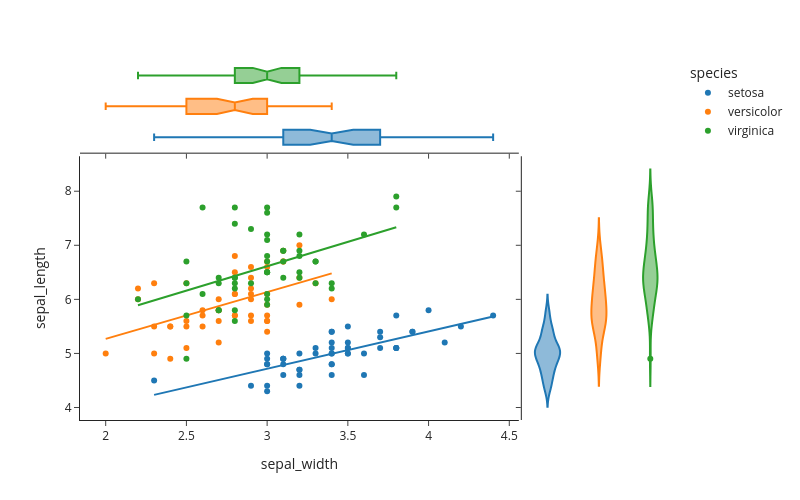

Write notebook code for a chart like this one.
### Code cell
df = px.data.iris()

fig = px.scatter(
    df,
    x="sepal_width",
    y="sepal_length",
    color="species",
    marginal_y="violin",
    marginal_x="box",
    trendline="ols",
    template="simple_white"
)

fig.show()

### Figure 1 — Plotly figure (JSON) as saved in the notebook; plotly's stock layout.template omitted (floating-point values rounded to 4 significant figures)
{"data": [{"hovertemplate": "species=setosa<br>sepal_width=%{x}<br>sepal_length=%{y}<extra></extra>", "legendgroup": "setosa", "marker": {"color": "#1F77B4", "symbol": "circle"}, "mode": "markers", "name": "setosa", "orientation": "v", "showlegend": true, "type": "scatter", "x": [3.5, 3.0, 3.2, 3.1, 3.6, 3.9, 3.4, 3.4, 2.9, 3.1, 3.7, 3.4, 3.0, 3.0, 4.0, 4.4, 3.9, 3.5, 3.8, 3.8, 3.4, 3.7, 3.6, 3.3, 3.4, 3.0, 3.4, 3.5, 3.4, 3.2, 3.1, 3.4, 4.1, 4.2, 3.1, 3.2, 3.5, 3.1, 3.0, 3.4, 3.5, 2.3, 3.2, 3.5, 3.8, 3.0, 3.8, 3.2, 3.7, 3.3], "xaxis": "x", "y": [5.1, 4.9, 4.7, 4.6, 5.0, 5.4, 4.6, 5.0, 4.4, 4.9, 5.4, 4.8, 4.8, 4.3, 5.8, 5.7, 5.4, 5.1, 5.7, 5.1, 5.4, 5.1, 4.6, 5.1, 4.8, 5.0, 5.0, 5.2, 5.2, 4.7, 4.8, 5.4, 5.2, 5.5, 4.9, 5.0, 5.5, 4.9, 4.4, 5.1, 5.0, 4.5, 4.4, 5.0, 5.1, 4.8, 5.1, 4.6, 5.3, 5.0], "yaxis": "y"}, {"alignmentgroup": "True", "hovertemplate": "species=setosa<br>sepal_width=%{x}<extra></extra>", "legendgroup": "setosa", "marker": {"color": "#1F77B4", "symbol": "circle"}, "name": "setosa", "notched": true, "offsetgroup": "setosa", "showlegend": false, "type": "box", "x": [3.5, 3.0, 3.2, 3.1, 3.6, 3.9, 3.4, 3.4, 2.9, 3.1, 3.7, 3.4, 3.0, 3.0, 4.0, 4.4, 3.9, 3.5, 3.8, 3.8, 3.4, 3.7, 3.6, 3.3, 3.4, 3.0, 3.4, 3.5, 3.4, 3.2, 3.1, 3.4, 4.1, 4.2, 3.1, 3.2, 3.5, 3.1, 3.0, 3.4, 3.5, 2.3, 3.2, 3.5, 3.8, 3.0, 3.8, 3.2, 3.7, 3.3], "xaxis": "x3", "yaxis": "y3"}, {"alignmentgroup": "True", "hovertemplate": "species=setosa<br>sepal_length=%{y}<extra></extra>", "legendgroup": "setosa", "marker": {"color": "#1F77B4", "symbol": "circle"}, "name": "setosa", "offsetgroup": "setosa", "scalegroup": "y", "showlegend": false, "type": "violin", "xaxis": "x2", "y": [5.1, 4.9, 4.7, 4.6, 5.0, 5.4, 4.6, 5.0, 4.4, 4.9, 5.4, 4.8, 4.8, 4.3, 5.8, 5.7, 5.4, 5.1, 5.7, 5.1, 5.4, 5.1, 4.6, 5.1, 4.8, 5.0, 5.0, 5.2, 5.2, 4.7, 4.8, 5.4, 5.2, 5.5, 4.9, 5.0, 5.5, 4.9, 4.4, 5.1, 5.0, 4.5, 4.4, 5.0, 5.1, 4.8, 5.1, 4.6, 5.3, 5.0], "yaxis": "y2"}, {"hovertemplate": "<b>OLS trendline</b><br>sepal_length = 0.690854 * sepal_width + 2.64466<br>R<sup>2</sup>=0.557681<br><br>species=setosa<br>sepal_width=%{x}<br>sepal_length=%{y} <b>(trend)</b><extra></extra>", "legendgroup": "setosa", "marker": {"color": "#1F77B4", "symbol": "circle"}, "mode": "lines", "name": "setosa", "showlegend": false, "type": "scatter", "x": [2.3, 2.9, 3.0, 3.0, 3.0, 3.0, 3.0, 3.0, 3.1, 3.1, 3.1, 3.1, 3.1, 3.2, 3.2, 3.2, 3.2, 3.2, 3.3, 3.3, 3.4, 3.4, 3.4, 3.4, 3.4, 3.4, 3.4, 3.4, 3.4, 3.5, 3.5, 3.5, 3.5, 3.5, 3.5, 3.6, 3.6, 3.7, 3.7, 3.7, 3.8, 3.8, 3.8, 3.8, 3.9, 3.9, 4.0, 4.1, 4.2, 4.4], "xaxis": "x", "y": [4.234, 4.648, 4.717, 4.717, 4.717, 4.717, 4.717, 4.717, 4.786, 4.786, 4.786, 4.786, 4.786, 4.855, 4.855, 4.855, 4.855, 4.855, 4.924, 4.924, 4.994, 4.994, 4.994, 4.994, 4.994, 4.994, 4.994, 4.994, 4.994, 5.063, 5.063, 5.063, 5.063, 5.063, 5.063, 5.132, 5.132, 5.201, 5.201, 5.201, 5.27, 5.27, 5.27, 5.27, 5.339, 5.339, 5.408, 5.477, 5.546, 5.684], "yaxis": "y"}, {"hovertemplate": "species=versicolor<br>sepal_width=%{x}<br>sepal_length=%{y}<extra></extra>", "legendgroup": "versicolor", "marker": {"color": "#FF7F0E", "symbol": "circle"}, "mode": "markers", "name": "versicolor", "orientation": "v", "showlegend": true, "type": "scatter", "x": [3.2, 3.2, 3.1, 2.3, 2.8, 2.8, 3.3, 2.4, 2.9, 2.7, 2.0, 3.0, 2.2, 2.9, 2.9, 3.1, 3.0, 2.7, 2.2, 2.5, 3.2, 2.8, 2.5, 2.8, 2.9, 3.0, 2.8, 3.0, 2.9, 2.6, 2.4, 2.4, 2.7, 2.7, 3.0, 3.4, 3.1, 2.3, 3.0, 2.5, 2.6, 3.0, 2.6, 2.3, 2.7, 3.0, 2.9, 2.9, 2.5, 2.8], "xaxis": "x", "y": [7.0, 6.4, 6.9, 5.5, 6.5, 5.7, 6.3, 4.9, 6.6, 5.2, 5.0, 5.9, 6.0, 6.1, 5.6, 6.7, 5.6, 5.8, 6.2, 5.6, 5.9, 6.1, 6.3, 6.1, 6.4, 6.6, 6.8, 6.7, 6.0, 5.7, 5.5, 5.5, 5.8, 6.0, 5.4, 6.0, 6.7, 6.3, 5.6, 5.5, 5.5, 6.1, 5.8, 5.0, 5.6, 5.7, 5.7, 6.2, 5.1, 5.7], "yaxis": "y"}, {"alignmentgroup": "True", "hovertemplate": "species=versicolor<br>sepal_width=%{x}<extra></extra>", "legendgroup": "versicolor", "marker": {"color": "#FF7F0E", "symbol": "circle"}, "name": "versicolor", "notched": true, "offsetgroup": "versicolor", "showlegend": false, "type": "box", "x": [3.2, 3.2, 3.1, 2.3, 2.8, 2.8, 3.3, 2.4, 2.9, 2.7, 2.0, 3.0, 2.2, 2.9, 2.9, 3.1, 3.0, 2.7, 2.2, 2.5, 3.2, 2.8, 2.5, 2.8, 2.9, 3.0, 2.8, 3.0, 2.9, 2.6, 2.4, 2.4, 2.7, 2.7, 3.0, 3.4, 3.1, 2.3, 3.0, 2.5, 2.6, 3.0, 2.6, 2.3, 2.7, 3.0, 2.9, 2.9, 2.5, 2.8], "xaxis": "x3", "yaxis": "y3"}, {"alignmentgroup": "True", "hovertemplate": "species=versicolor<br>sepal_length=%{y}<extra></extra>", "legendgroup": "versicolor", "marker": {"color": "#FF7F0E", "symbol": "circle"}, "name": "versicolor", "offsetgroup": "versicolor", "scalegroup": "y", "showlegend": false, "type": "violin", "xaxis": "x2", "y": [7.0, 6.4, 6.9, 5.5, 6.5, 5.7, 6.3, 4.9, 6.6, 5.2, 5.0, 5.9, 6.0, 6.1, 5.6, 6.7, 5.6, 5.8, 6.2, 5.6, 5.9, 6.1, 6.3, 6.1, 6.4, 6.6, 6.8, 6.7, 6.0, 5.7, 5.5, 5.5, 5.8, 6.0, 5.4, 6.0, 6.7, 6.3, 5.6, 5.5, 5.5, 6.1, 5.8, 5.0, 5.6, 5.7, 5.7, 6.2, 5.1, 5.7], "yaxis": "y2"}, {"hovertemplate": "<b>OLS trendline</b><br>sepal_length = 0.865078 * sepal_width + 3.53973<br>R<sup>2</sup>=0.276582<br><br>species=versicolor<br>sepal_width=%{x}<br>sepal_length=%{y} <b>(trend)</b><extra></extra>", "legendgroup": "versicolor", "marker": {"color": "#FF7F0E", "symbol": "circle"}, "mode": "lines", "name": "versicolor", "showlegend": false, "type": "scatter", "x": [2.0, 2.2, 2.2, 2.3, 2.3, 2.3, 2.4, 2.4, 2.4, 2.5, 2.5, 2.5, 2.5, 2.6, 2.6, 2.6, 2.7, 2.7, 2.7, 2.7, 2.7, 2.8, 2.8, 2.8, 2.8, 2.8, 2.8, 2.9, 2.9, 2.9, 2.9, 2.9, 2.9, 2.9, 3.0, 3.0, 3.0, 3.0, 3.0, 3.0, 3.0, 3.0, 3.1, 3.1, 3.1, 3.2, 3.2, 3.2, 3.3, 3.4], "xaxis": "x", "y": [5.27, 5.443, 5.443, 5.529, 5.529, 5.529, 5.616, 5.616, 5.616, 5.702, 5.702, 5.702, 5.702, 5.789, 5.789, 5.789, 5.875, 5.875, 5.875, 5.875, 5.875, 5.962, 5.962, 5.962, 5.962, 5.962, 5.962, 6.048, 6.048, 6.048, 6.048, 6.048, 6.048, 6.048, 6.135, 6.135, 6.135, 6.135, 6.135, 6.135, 6.135, 6.135, 6.221, 6.221, 6.221, 6.308, 6.308, 6.308, 6.394, 6.481], "yaxis": "y"}, {"hovertemplate": "species=virginica<br>sepal_width=%{x}<br>sepal_length=%{y}<extra></extra>", "legendgroup": "virginica", "marker": {"color": "#2CA02C", "symbol": "circle"}, "mode": "markers", "name": "virginica", "orientation": "v", "showlegend": true, "type": "scatter", "x": [3.3, 2.7, 3.0, 2.9, 3.0, 3.0, 2.5, 2.9, 2.5, 3.6, 3.2, 2.7, 3.0, 2.5, 2.8, 3.2, 3.0, 3.8, 2.6, 2.2, 3.2, 2.8, 2.8, 2.7, 3.3, 3.2, 2.8, 3.0, 2.8, 3.0, 2.8, 3.8, 2.8, 2.8, 2.6, 3.0, 3.4, 3.1, 3.0, 3.1, 3.1, 3.1, 2.7, 3.2, 3.3, 3.0, 2.5, 3.0, 3.4, 3.0], "xaxis": "x", "y": [6.3, 5.8, 7.1, 6.3, 6.5, 7.6, 4.9, 7.3, 6.7, 7.2, 6.5, 6.4, 6.8, 5.7, 5.8, 6.4, 6.5, 7.7, 7.7, 6.0, 6.9, 5.6, 7.7, 6.3, 6.7, 7.2, 6.2, 6.1, 6.4, 7.2, 7.4, 7.9, 6.4, 6.3, 6.1, 7.7, 6.3, 6.4, 6.0, 6.9, 6.7, 6.9, 5.8, 6.8, 6.7, 6.7, 6.3, 6.5, 6.2, 5.9], "yaxis": "y"}, {"alignmentgroup": "True", "hovertemplate": "species=virginica<br>sepal_width=%{x}<extra></extra>", "legendgroup": "virginica", "marker": {"color": "#2CA02C", "symbol": "circle"}, "name": "virginica", "notched": true, "offsetgroup": "virginica", "showlegend": false, "type": "box", "x": [3.3, 2.7, 3.0, 2.9, 3.0, 3.0, 2.5, 2.9, 2.5, 3.6, 3.2, 2.7, 3.0, 2.5, 2.8, 3.2, 3.0, 3.8, 2.6, 2.2, 3.2, 2.8, 2.8, 2.7, 3.3, 3.2, 2.8, 3.0, 2.8, 3.0, 2.8, 3.8, 2.8, 2.8, 2.6, 3.0, 3.4, 3.1, 3.0, 3.1, 3.1, 3.1, 2.7, 3.2, 3.3, 3.0, 2.5, 3.0, 3.4, 3.0], "xaxis": "x3", "yaxis": "y3"}, {"alignmentgroup": "True", "hovertemplate": "species=virginica<br>sepal_length=%{y}<extra></extra>", "legendgroup": "virginica", "marker": {"color": "#2CA02C", "symbol": "circle"}, "name": "virginica", "offsetgroup": "virginica", "scalegroup": "y", "showlegend": false, "type": "violin", "xaxis": "x2", "y": [6.3, 5.8, 7.1, 6.3, 6.5, 7.6, 4.9, 7.3, 6.7, 7.2, 6.5, 6.4, 6.8, 5.7, 5.8, 6.4, 6.5, 7.7, 7.7, 6.0, 6.9, 5.6, 7.7, 6.3, 6.7, 7.2, 6.2, 6.1, 6.4, 7.2, 7.4, 7.9, 6.4, 6.3, 6.1, 7.7, 6.3, 6.4, 6.0, 6.9, 6.7, 6.9, 5.8, 6.8, 6.7, 6.7, 6.3, 6.5, 6.2, 5.9], "yaxis": "y2"}, {"hovertemplate": "<b>OLS trendline</b><br>sepal_length = 0.901534 * sepal_width + 3.90684<br>R<sup>2</sup>=0.209057<br><br>species=virginica<br>sepal_width=%{x}<br>sepal_length=%{y} <b>(trend)</b><extra></extra>", "legendgroup": "virginica", "marker": {"color": "#2CA02C", "symbol": "circle"}, "mode": "lines", "name": "virginica", "showlegend": false, "type": "scatter", "x": [2.2, 2.5, 2.5, 2.5, 2.5, 2.6, 2.6, 2.7, 2.7, 2.7, 2.7, 2.8, 2.8, 2.8, 2.8, 2.8, 2.8, 2.8, 2.8, 2.9, 2.9, 3.0, 3.0, 3.0, 3.0, 3.0, 3.0, 3.0, 3.0, 3.0, 3.0, 3.0, 3.0, 3.1, 3.1, 3.1, 3.1, 3.2, 3.2, 3.2, 3.2, 3.2, 3.3, 3.3, 3.3, 3.4, 3.4, 3.6, 3.8, 3.8], "xaxis": "x", "y": [5.89, 6.161, 6.161, 6.161, 6.161, 6.251, 6.251, 6.341, 6.341, 6.341, 6.341, 6.431, 6.431, 6.431, 6.431, 6.431, 6.431, 6.431, 6.431, 6.521, 6.521, 6.611, 6.611, 6.611, 6.611, 6.611, 6.611, 6.611, 6.611, 6.611, 6.611, 6.611, 6.611, 6.702, 6.702, 6.702, 6.702, 6.792, 6.792, 6.792, 6.792, 6.792, 6.882, 6.882, 6.882, 6.972, 6.972, 7.152, 7.333, 7.333], "yaxis": "y"}], "layout": {"height": 500, "legend": {"title": {"text": "species"}, "tracegroupgap": 0}, "margin": {"t": 60}, "width": 800, "xaxis": {"anchor": "y", "domain": [0, 0.7363], "title": {"text": "sepal_width"}}, "xaxis2": {"anchor": "y2", "domain": [0.7413, 1], "matches": "x2", "showline": false, "showticklabels": false, "ticks": ""}, "xaxis3": {"anchor": "y3", "domain": [0, 0.7363], "matches": "x", "showticklabels": false}, "xaxis4": {"anchor": "y4", "domain": [0.7413, 1], "matches": "x2", "showline": false, "showticklabels": false, "ticks": ""}, "yaxis": {"anchor": "x", "domain": [0, 0.7326], "title": {"text": "sepal_length"}}, "yaxis2": {"anchor": "x2", "domain": [0, 0.7326], "matches": "y", "showticklabels": false}, "yaxis3": {"anchor": "x3", "domain": [0.7426, 1], "matches": "y3", "showline": false, "showticklabels": false, "ticks": ""}, "yaxis4": {"anchor": "x4", "domain": [0.7426, 1], "matches": "y3", "showline": false, "showticklabels": false, "ticks": ""}}}
